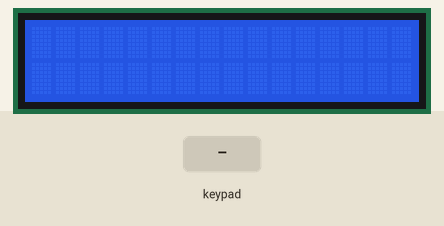
A sketch run on a simulated Arduino Uno, built with avr-gcc and run on an emulated ATmega328P. Parts: 16×2 character LCD. The inputs (shaded band) are chosen by the test bench.

Above: at 1.2 s.
1.3 s: keypad keys 9 8 7 6 * pressed 0.4 s apart
At 3.9 s:
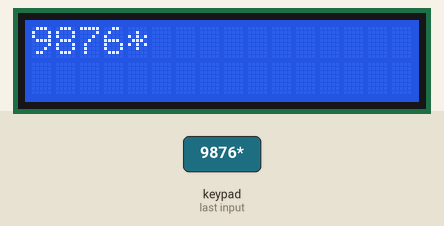
4.8 s: key 'A' pressed
At 5.3 s:
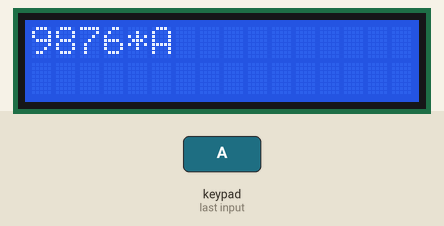
6.3 s: key 'B' pressed
At 7.5 s:
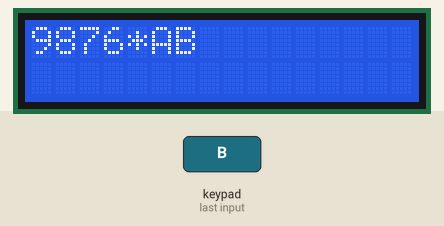
7.8 s: keypad keys 9 8 7 6 A pressed 0.4 s apart
At 10.0 s:
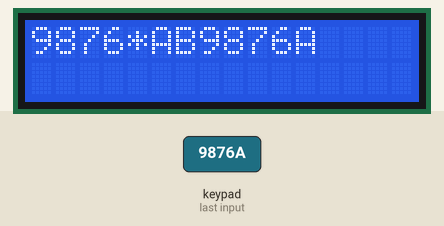
11.3 s: key 'C' pressed
At 12.5 s:
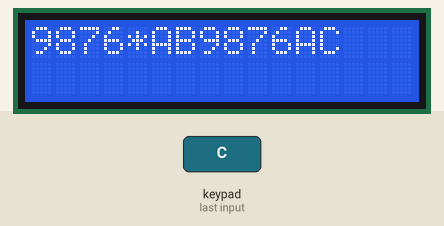
12.8 s: key '*' pressed
At 13.8 s:
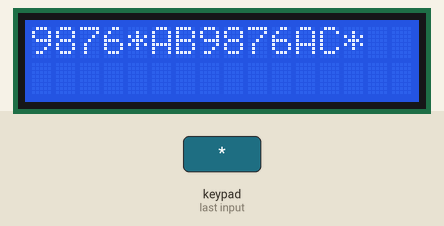
Timing chart, 0 to 15.3 s (numbered marks = the images above; inputs shaded):
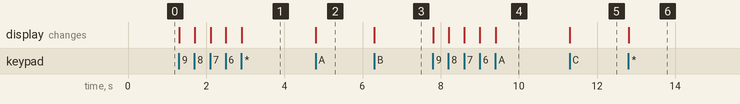

The sketch:

Teclado_Matricial_LCD.ino
```cpp
#include <Wire.h>
#include <LiquidCrystal_I2C.h>
#include <Keypad.h>

//Crear el objeto lcd  dirección  0x3F y 16 columnas x 2 filas
LiquidCrystal_I2C lcd(0x27,16,2);

const byte filas = 4;
const byte columnas = 4;
byte pinesF[filas] = {9,8,7,6};
byte pinesC[columnas] = {5,4,3,2};

char teclas[filas][columnas] = {

 {'1','2','3','A'},
 {'4','5','6','B'},
 {'7','8','9','C'},
 {'*','0','#','D'}
};

Keypad teclado = Keypad(makeKeymap(teclas), pinesF, pinesC, filas, columnas);

char tecla;

void setup() {
  // Inicializar el LCD
  lcd.init();  //opcion : lcd.begin / lcd.init
  //Encender la luz de fondo.
  lcd.backlight();
  // Escribimos el Mensaje en el LCD.
  lcd.setCursor(0, 0);
}

void loop() {
  tecla = teclado.getKey();
  if (tecla) lcd.print(tecla);
  if (tecla == '#')  lcd.clear();
}
```

Measured:
- after the input at 1.3 s, the display: first changes at once (image 1 shows a later state)
- after the input at 4.8 s, the display: changes at once (image 2)
- after the input at 6.3 s, the display: changes at once (image 3)
- after the input at 7.8 s, the display: first changes at once (image 4 shows a later state)
- after the input at 11.3 s, the display: changes at once (image 5)
- after the input at 12.8 s, the display: changes at once (image 6)
